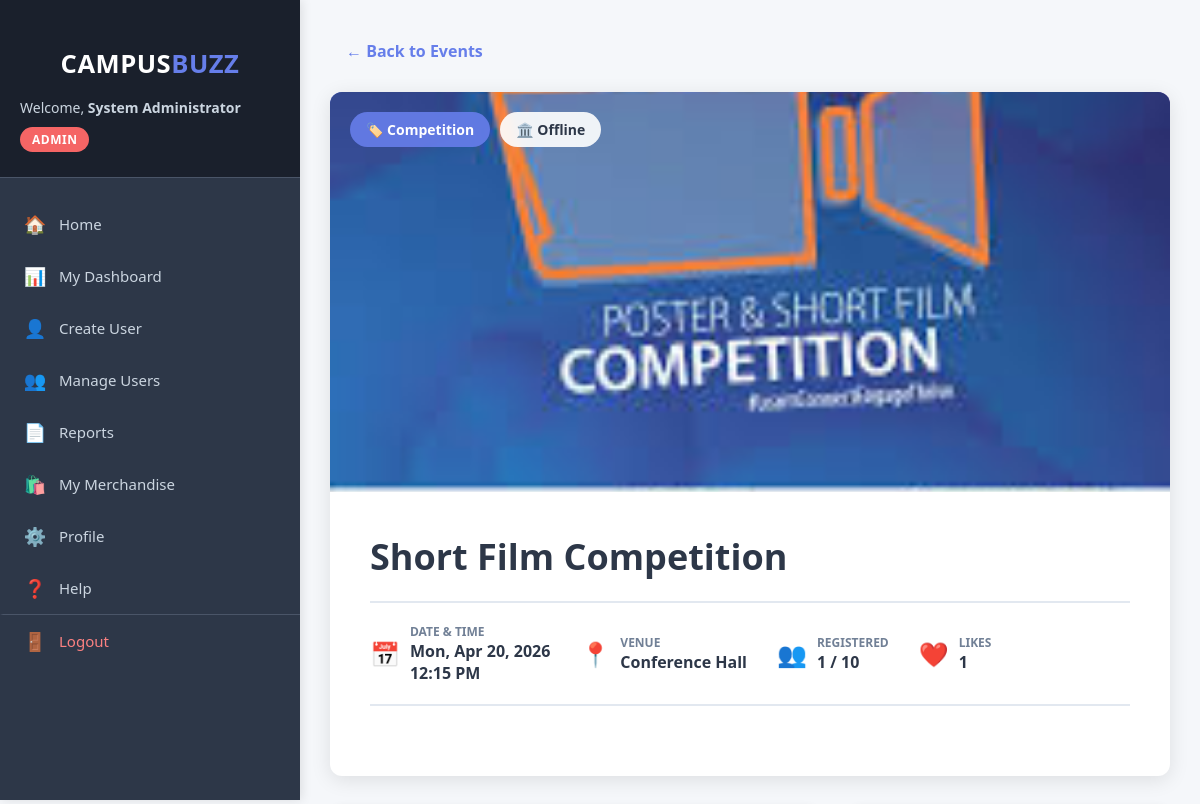
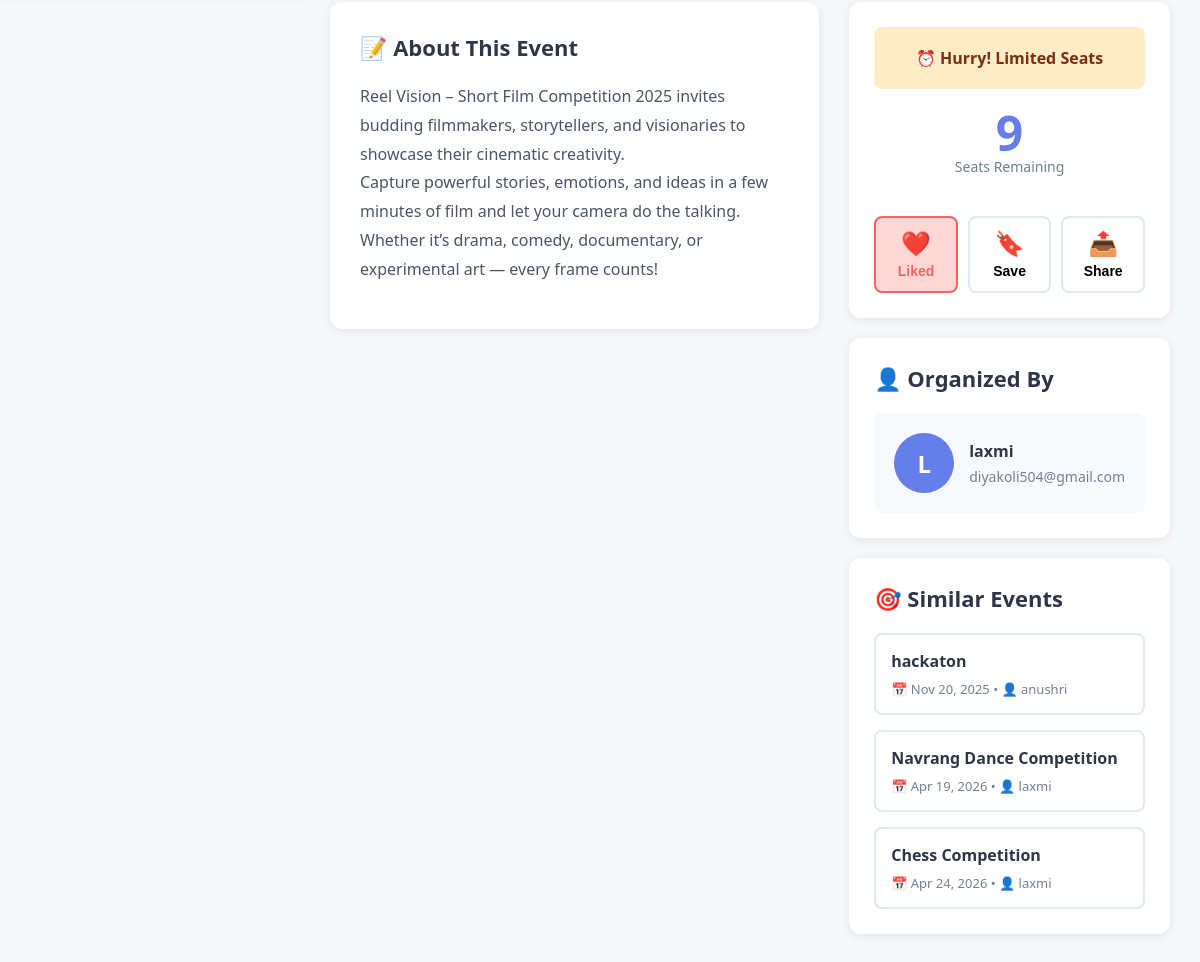
The page /student/event_detail.php?id=10 (signed in) on the database its author committed (2 pictures, top to bottom).
### tables this page shows
CREATE TABLE `events` (
  `id` int(11) NOT NULL,
  `title` varchar(200) NOT NULL,
  `description` text DEFAULT NULL,
  `organizer_id` int(11) NOT NULL,
  `event_date` datetime NOT NULL,
  `venue` varchar(200) DEFAULT NULL,
  `event_type` enum('online','offline','hybrid') DEFAULT 'offline',
  `category` varchar(50) DEFAULT NULL,
  `max_participants` int(11) DEFAULT 100,
  `registration_deadline` datetime DEFAULT NULL,
  `registration_link` varchar(500) DEFAULT NULL,
  `image` varchar(255) DEFAULT NULL,
  `status` enum('upcoming','ongoing','completed','cancelled') DEFAULT 'upcoming',
  `created_at` timestamp NOT NULL DEFAULT current_timestamp(),
  `contact_info` text DEFAULT NULL
);

CREATE TABLE `users` (
  `id` int(11) NOT NULL,
  `username` varchar(50) NOT NULL,
  `email` varchar(100) NOT NULL,
  `phone` varchar(20) DEFAULT NULL,
  `password` varchar(255) NOT NULL,
  `role` enum('admin','organizer','student') NOT NULL,
  `full_name` varchar(100) DEFAULT NULL,
  `department` varchar(100) DEFAULT NULL,
  `year` varchar(20) DEFAULT NULL,
  `bio` text DEFAULT NULL,
  `address` text DEFAULT NULL,
  `profile_image` varchar(255) DEFAULT NULL,
  `created_at` timestamp NOT NULL DEFAULT current_timestamp(),
  `created_by` int(11) DEFAULT NULL
);

### student/event_detail.php (the view, shortened to what this page needs)
<?php
require_once '../config/database.php';
$user_id = $_SESSION['user_id'];
$event_id = isset($_GET['id']) ? intval($_GET['id']) : 0;
$event_sql = "SELECT e.*, u.full_name as organizer_name, u.email as organizer_email,
               (SELECT COUNT(*) FROM registrations WHERE event_id = e.id AND status='registered') as registered_count,
               (SELECT COUNT(*) FROM event_likes WHERE event_id = e.id AND user_id = $user_id) as is_liked,
               (SELECT COUNT(*) FROM event_saves WHERE event_id = e.id AND user_id = $user_id) as is_saved,
               (SELECT COUNT(*) FROM event_likes WHERE event_id = e.id) as total_likes
               FROM events e
               JOIN users u ON e.organizer_id = u.id
               WHERE e.id = $event_id";
$event_result = mysqli_query($conn, $event_sql);
$event = mysqli_fetch_assoc($event_result);
$seats_left = $event['max_participants'] - $event['registered_count'];
$is_full = $seats_left <= 0;
$check_reg = "SELECT * FROM registrations WHERE event_id=$event_id AND user_id=$user_id";
$is_registered = mysqli_num_rows(mysqli_query($conn, $check_reg)) > 0;
$similar_sql = "SELECT e.*, u.full_name as organizer_name,
                (SELECT COUNT(*) FROM registrations WHERE event_id = e.id AND status='registered') as registered_count
                FROM events e
                JOIN users u ON e.organizer_id = u.id
                WHERE e.id != $event_id
                AND e.status = 'upcoming'
                AND (e.category = '{$event['category']}' OR e.organizer_id = {$event['organizer_id']})
                ORDER BY e.event_date ASC
                LIMIT 3";
$similar_result = mysqli_query($conn, $similar_sql);
?>
<!DOCTYPE html>
<html lang="en">
<head>
    <link rel="stylesheet" href="../assets/css/style.css">
</head>
<body>
    <div class="dashboard-container">
        <?php include '../includes/sidebar.php'; ?>
        <main class="main-content">
            <div class="event-detail-container">
                <a href="browse_events.php" class="back-button">
                    ← Back to Events
                </a>
                <div class="event-hero">
                    <div class="event-hero-image">
                        <?php if($event['image']): ?>
                            <img src="../uploads/<?php echo htmlspecialchars($event['image']); ?>" alt="Event">
                        <?php else: ?>
                            <div style="font-size: 120px; color: white;">📅</div>
                        <?php endif; ?>
                        <div class="event-hero-badges">
                            <?php if($event['category']): ?>
                                <span class="hero-badge" style="background: rgba(102, 126, 234, 0.9); color: white;">
                                    🏷️ <?php echo htmlspecialchars($event['category']); ?>
                                </span>
                            <?php endif; ?>
                            <?php if($event['event_type']): ?>
                                <span class="hero-badge" style="background: rgba(255, 255, 255, 0.9); color: #2d3748;">
                                    <?php echo $event['event_type'] == 'online' ? '🌐 Online' : '🏛️ Offline'; ?>
                                </span>
                            <?php endif; ?>
                        </div>
                    </div>
                    <div class="event-hero-content">
                        <h1 class="event-title"><?php echo htmlspecialchars($event['title']); ?></h1>
                        <div class="event-meta-bar">
                            <div class="meta-item">
                                <div class="meta-item-icon">📅</div>
                                <div class="meta-item-text">
                                    <span class="meta-label">Date & Time</span>
                                    <span class="meta-value">
                                        <?php echo date('D, M d, Y', strtotime($event['event_date'])); ?><br>
                                        <?php echo date('h:i A', strtotime($event['event_date'])); ?>
                                    </span>
                                </div>
                            </div>
                            <div class="meta-item">
                                <div class="meta-item-icon">📍</div>
                                <div class="meta-item-text">
                                    <span class="meta-label">Venue</span>
                                    <span class="meta-value"><?php echo htmlspecialchars($event['venue']); ?></span>
                                </div>
                            </div>
                            <div class="meta-item">
                                <div class="meta-item-icon">👥</div>
                                <div class="meta-item-text">
                                    <span class="meta-label">Registered</span>
                                    <span class="meta-value">
                                        <?php echo $event['registered_count']; ?> / <?php echo $event['max_participants']; ?>
                                    </span>
                                </div>
                            </div>
                            <div class="meta-item">
                                <div class="meta-item-icon">❤️</div>
                                <div class="meta-item-text">
                                    <span class="meta-label">Likes</span>
                                    <span class="meta-value" id="total-likes"><?php echo $event['total_likes']; ?></span>
                                </div>
                            </div>
                        </div>
                    </div>
                </div>
                <div class="event-grid">
                    <div class="event-main">
                        <div class="event-section">
                            <h2 class="section-title">📝 About This Event</h2>
                            <div class="event-description">
                                <?php echo nl2br(htmlspecialchars($event['description'])); ?>
                            </div>
                        </div>
                    </div>
                    <div class="event-sidebar">
                        <div class="sidebar-card">
                            <?php if($is_registered): ?>
                                <div class="registration-status status-available">
                                    ✓ You're Registered!
                                </div>
                            <?php elseif($is_full): ?>
                                <div class="registration-status status-full">
                                    ⚠️ Event Full
                                </div>
                            <?php elseif($seats_left <= 10): ?>
                                <div class="registration-status status-limited">
                                    ⏰ Hurry! Limited Seats
                                </div>
                            <?php else: ?>
                                <div class="registration-status status-available">
                                    ✓ Seats Available
                                </div>
                            <?php endif; ?>
                            <div class="seats-info">
                                <div class="seats-number"><?php echo $seats_left; ?></div>
                                <div class="seats-label">Seats Remaining</div>
                            </div>
                            <div class="social-actions-large">
                                <button class="social-btn-large <?php echo $event['is_liked'] ? 'liked' : ''; ?>"
                                        onclick="toggleLike(this)">
                                    <span style="font-size: 24px;">❤️</span>
                                    <span id="like-text"><?php echo $event['is_liked'] ? 'Liked' : 'Like'; ?></span>
                                </button>
                                <button class="social-btn-large <?php echo $event['is_saved'] ? 'saved' : ''; ?>"
                                        onclick="toggleSave(this)">
                                    <span style="font-size: 24px;">🔖</span>
                                    <span id="save-text"><?php echo $event['is_saved'] ? 'Saved' : 'Save'; ?></span>
                                </button>
                                <button class="social-btn-large" onclick="shareEvent()">
                                    <span style="font-size: 24px;">📤</span>
                                    <span>Share</span>
                                </button>
                            </div>
                        </div>
                        <div class="sidebar-card">
                            <h3 class="section-title">👤 Organized By</h3>
                            <div class="organizer-info">
                                <div class="organizer-avatar">
                                    <?php echo strtoupper(substr($event['organizer_name'], 0, 1)); ?>
                                </div>
                                <div class="organizer-details">
                                    <h4><?php echo htmlspecialchars($event['organizer_name']); ?></h4>
                                    <p><?php echo htmlspecialchars($event['organizer_email']); ?></p>
                                </div>
                            </div>
                        </div>
                        <?php if(mysqli_num_rows($similar_result) > 0): ?>
                        <div class="sidebar-card">
                            <h3 class="section-title">🎯 Similar Events</h3>
                            <div class="similar-events">
                                <?php while($similar = mysqli_fetch_assoc($similar_result)): ?>
                                    <a href="event_detail.php?id=<?php echo $similar['id']; ?>" class="similar-event-card">
                                        <div class="similar-event-title">
                                            <?php echo htmlspecialchars($similar['title']); ?>
                                        </div>
                                        <div class="similar-event-meta">
                                            📅 <?php echo date('M d, Y', strtotime($similar['event_date'])); ?> •
                                            👤 <?php echo htmlspecialchars($similar['organizer_name']); ?>
                                        </div>
                                    </a>
                                <?php endwhile; ?>
                            </div>
                        </div>
                        <?php endif; ?>
                    </div>
                </div>
            </div>
        </main>
    </div>
</body>
</html>

### assets/css/style.css (style rules this page uses)
* { margin: 0; padding: 0; box-sizing: border-box; }
body { font-family: 'Segoe UI', Tahoma, Geneva, Verdana, sans-serif; background: #f5f7fa; }
.dashboard-container { display: flex; min-height: 100vh; }
.main-content { margin-left: 0; width: 100%; padding: 30px; padding-top: 80px; background: #f5f7fa; min-height: 100vh; transition: all 0.3s ease; }
.event-description { color: #718096; font-size: 14px; margin-bottom: 15px; line-height: 1.6; }
@media (min-width: 1200px) { .main-content { margin-left: 300px; width: calc(100% - 300px); padding-top: 30px; } }

### student/event_detail.php (style rules this page uses)
.event-detail-container { max-width: 1200px; margin: 0 auto; }
.back-button { display: inline-flex; align-items: center; gap: 8px; color: #667eea; text-decoration: none; font-weight: 600; margin-bottom: 20px; padding: 10px 16px; border-radius: 6px; transition: all 0.3s; }
.event-hero { background: white; border-radius: 12px; overflow: hidden; box-shadow: 0 4px 20px rgba(0, 0, 0, 0.1); margin-bottom: 30px; }
.event-hero-image { height: 400px; background: linear-gradient(135deg, #667eea 0%, #764ba2 100%); position: relative; display: flex; align-items: center; justify-content: center; }
.event-hero-image img { width: 100%; height: 100%; object-fit: cover; }
.event-hero-badges { position: absolute; top: 20px; left: 20px; display: flex; gap: 10px; }
.hero-badge { padding: 8px 16px; border-radius: 20px; font-weight: 600; font-size: 14px; backdrop-filter: blur(10px); }
.event-hero-content { padding: 40px; }
.event-title { font-size: 36px; color: #2d3748; margin-bottom: 20px; }
.event-meta-bar { display: flex; flex-wrap: wrap; gap: 30px; padding: 20px 0; border-top: 2px solid #e2e8f0; border-bottom: 2px solid #e2e8f0; margin-bottom: 30px; }
.meta-item { display: flex; align-items: center; gap: 10px; color: #4a5568; }
.meta-item-icon { font-size: 24px; }
.meta-item-text { display: flex; flex-direction: column; }
.meta-label { font-size: 12px; color: #718096; text-transform: uppercase; font-weight: 600; }
.meta-value { font-size: 16px; color: #2d3748; font-weight: 600; }
.event-grid { display: grid; grid-template-columns: 2fr 1fr; gap: 30px; }
.event-main { display: flex; flex-direction: column; gap: 30px; }
.event-section { background: white; padding: 30px; border-radius: 12px; box-shadow: 0 2px 10px rgba(0, 0, 0, 0.08); }
.section-title { font-size: 22px; color: #2d3748; margin-bottom: 20px; display: flex; align-items: center; gap: 10px; }
.event-description { color: #4a5568; line-height: 1.8; font-size: 16px; }
.event-sidebar { display: flex; flex-direction: column; gap: 20px; }
.sidebar-card { background: white; padding: 25px; border-radius: 12px; box-shadow: 0 2px 10px rgba(0, 0, 0, 0.08); }
.registration-status { text-align: center; padding: 20px; border-radius: 8px; margin-bottom: 20px; font-weight: 600; }
.status-limited { background: #feebc8; color: #7c2d12; }
.seats-info { text-align: center; margin-bottom: 20px; }
.seats-number { font-size: 48px; font-weight: 700; color: #667eea; line-height: 1; }
.seats-label { color: #718096; font-size: 14px; }
.organizer-info { display: flex; align-items: center; gap: 15px; padding: 20px; background: #f7fafc; border-radius: 8px; }
.organizer-avatar { width: 60px; height: 60px; border-radius: 50%; background: #667eea; color: white; display: flex; align-items: center; justify-content: center; font-size: 24px; font-weight: 700; }
.organizer-details h4 { color: #2d3748; margin-bottom: 5px; }
.organizer-details p { color: #718096; font-size: 14px; }
.social-actions-large { display: grid; grid-template-columns: repeat(3, 1fr); gap: 10px; margin-top: 20px; }
.social-btn-large { padding: 12px; border: 2px solid #e2e8f0; background: white; border-radius: 8px; cursor: pointer; font-size: 14px; font-weight: 600; display: flex; flex-direction: column; align-items: center; gap: 5px; transition: all 0.3s; }
.social-btn-large.liked { border-color: #f56565; background: #fed7d7; color: #f56565; }
.similar-events { display: flex; flex-direction: column; gap: 15px; }
.similar-event-card { padding: 15px; border: 2px solid #e2e8f0; border-radius: 8px; transition: all 0.3s; text-decoration: none; color: inherit; display: block; }
.similar-event-title { font-weight: 600; color: #2d3748; margin-bottom: 8px; }
.similar-event-meta { font-size: 13px; color: #718096; }

### rows shown on the page
events: image (picture), category "Competition", title "Short Film Competition", event_date "Mon, Apr 20, 2026", event_date "12:15 PM", venue "Conference Hall", max_participants "10", description "Reel Vision – Short Film Competition 2025 invites budding filmmakers, storytellers, and visionaries to showcase their cinematic creativity. Capture powerful stories, emotions, and ideas in a few minutes of film and let your camera do the talking. Whether it’s drama, comedy, documentary, or experimental art — every frame counts!", organizer.full_name "L", organizer.full_name "laxmi", organizer.email "diyakoli504@gmail.com"
events: title "hackaton", event_date "Nov 20, 2025", organizer.full_name "anushri"
events: title "Navrang Dance Competition", event_date "Apr 19, 2026", organizer.full_name "laxmi"
events: title "Chess Competition", event_date "Apr 24, 2026", organizer.full_name "laxmi"

### other values the page prints
$_SESSION['full_name'] "System Administrator"
$_SESSION['role'] "ADMIN"
$event['registered_count'] "1"
$event['total_likes'] "1"
$seats_left "9"
